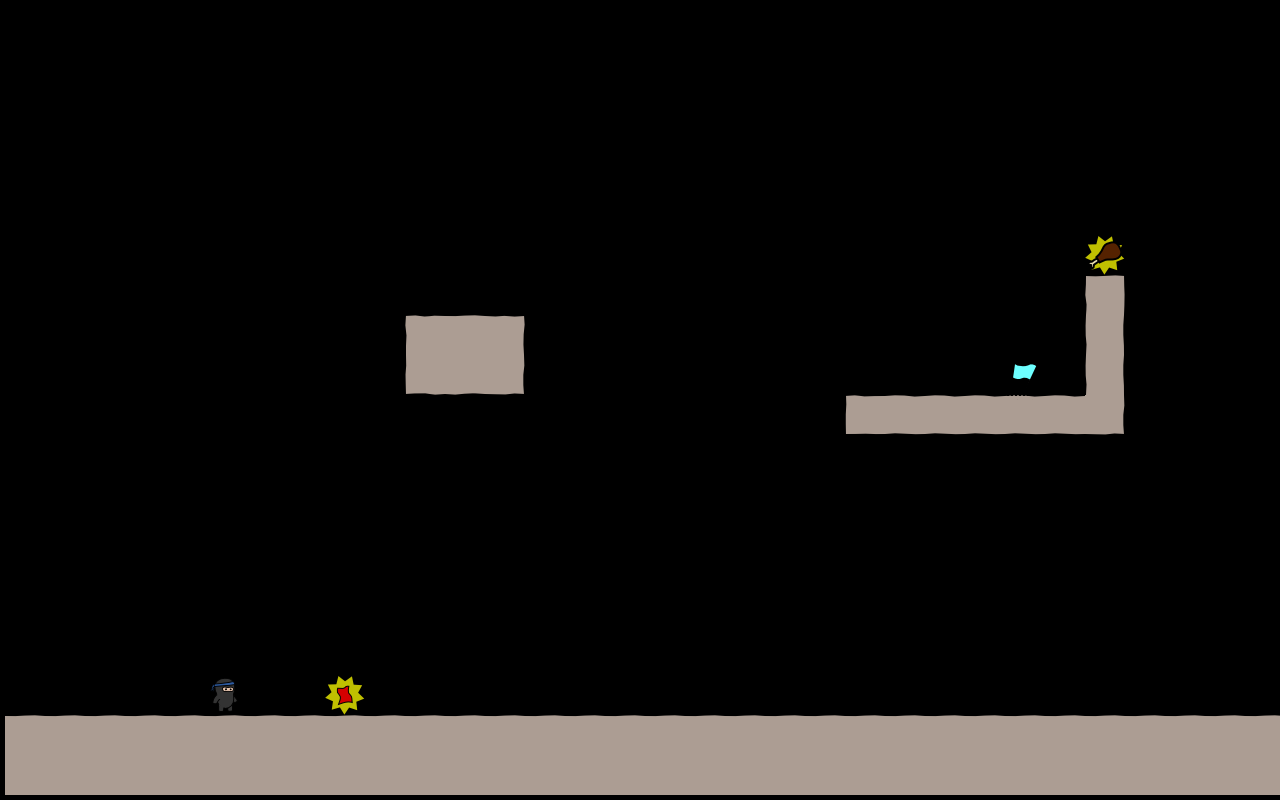

The image is a tile-based game level rendered from a .tmx file. Its description and complete source (layers, tilesets, objects, tile grids) follow:
An orthogonal 32x20 tile map with 40x40 px tiles, 4 tile layers (bg, walls, objects, fg), 3 tilesets.

<map version="1.0" orientation="orthogonal" width="32" height="20" tilewidth="40" tileheight="40">
 <tileset firstgid="1" name="world1" tilewidth="50" tileheight="50">
  <image source="world1.png" width="400" height="400" />
 </tileset>
 <tileset firstgid="65" name="objectpalette" tilewidth="50" tileheight="50">
  <image source="objectpalette.png" width="400" height="500" />
 </tileset>
 <tileset firstgid="145" name="background" tilewidth="40" tileheight="40">
  <image source="background1.png" width="320" height="600" />
 </tileset>
 <layer name="bg" width="32" height="20">
  <data encoding="csv">
0,0,0,0,0,0,0,0,0,0,0,0,0,0,0,0,0,0,0,0,0,0,0,0,0,0,0,0,0,0,0,0,
0,0,0,0,0,0,0,0,0,0,0,0,0,0,0,0,0,0,0,0,0,0,0,0,0,0,0,0,0,0,0,0,
0,0,0,0,0,0,0,0,0,0,0,0,0,0,0,0,0,0,0,0,0,0,0,0,0,0,0,0,0,0,0,0,
0,0,0,0,0,0,0,0,0,0,0,0,0,0,0,0,0,0,0,0,0,0,0,0,0,0,0,0,0,0,0,0,
0,0,0,0,0,0,0,0,0,0,0,0,0,0,0,0,0,0,0,0,0,0,0,0,0,0,0,0,0,0,0,0,
0,0,0,0,0,0,0,0,0,0,0,0,0,0,0,0,0,0,0,0,0,0,0,0,0,0,0,0,0,0,0,0,
0,0,0,0,0,0,0,0,0,0,0,0,0,0,0,0,0,0,0,0,0,0,0,0,0,0,0,0,0,0,0,0,
0,0,0,0,0,0,0,0,0,0,0,0,0,0,0,0,0,0,0,0,0,0,0,0,0,0,0,0,0,0,0,0,
0,0,0,0,0,0,0,0,0,0,0,0,0,0,0,0,0,0,0,0,0,0,0,0,0,0,0,0,0,0,0,0,
0,0,0,0,0,0,0,0,0,0,0,0,0,0,0,0,0,0,0,0,0,0,0,0,0,0,0,0,0,0,0,0,
0,0,0,0,0,0,0,0,0,0,0,0,0,0,0,0,0,0,0,0,0,0,0,0,0,0,0,0,0,0,0,0,
0,0,0,0,0,0,0,0,0,0,0,0,0,0,0,0,0,0,0,0,0,0,0,0,0,0,0,0,0,0,0,0,
0,0,0,0,0,0,0,0,0,0,0,0,0,0,0,0,0,0,0,0,0,0,0,0,0,0,0,0,0,0,0,0,
0,0,0,0,0,0,0,0,0,0,0,0,0,0,0,0,0,0,0,0,0,0,0,0,0,0,0,0,0,0,0,0,
0,0,0,0,0,0,0,0,0,0,0,0,0,0,0,0,0,0,0,0,0,0,0,0,0,0,0,0,0,0,0,0,
0,0,0,0,0,0,0,0,0,0,0,0,0,0,0,0,0,0,0,0,0,0,0,0,0,0,0,0,0,0,0,0,
0,0,0,0,0,0,0,0,0,0,0,0,0,0,0,0,0,0,0,0,0,0,0,0,0,0,0,0,0,0,0,0,
0,0,0,0,0,0,0,0,0,0,0,0,0,0,0,0,0,0,0,0,0,0,0,0,0,0,0,0,0,0,0,0,
0,0,0,0,0,0,0,0,0,0,0,0,0,0,0,0,0,0,0,0,0,0,0,0,0,0,0,0,0,0,0,0,
0,0,0,0,0,0,0,0,0,0,0,0,0,0,0,0,0,0,0,0,0,0,0,0,0,0,0,0,0,0,0,0
</data>
 </layer>
 <layer name="walls" width="32" height="20">
  <data encoding="csv">
0,0,0,0,0,0,0,0,0,0,0,0,0,0,0,0,0,0,0,0,0,0,0,0,0,0,0,0,0,0,0,0,
0,0,0,0,0,0,0,0,0,0,0,0,0,0,0,0,0,0,0,0,0,0,0,0,0,0,0,0,0,0,0,0,
0,0,0,0,0,0,0,0,0,0,0,0,0,0,0,0,0,0,0,0,0,0,0,0,0,0,0,0,0,0,0,0,
0,0,0,0,0,0,0,0,0,0,0,0,0,0,0,0,0,0,0,0,0,0,0,0,0,0,0,0,0,0,0,0,
0,0,0,0,0,0,0,0,0,0,0,0,0,0,0,0,0,0,0,0,0,0,0,0,0,0,0,0,0,0,0,0,
0,0,0,0,0,0,0,0,0,0,0,0,0,0,0,0,0,0,0,0,0,0,0,0,0,0,0,0,0,0,0,0,
0,0,0,0,0,0,0,0,0,0,0,0,0,0,0,0,0,0,0,0,0,0,0,0,0,0,0,0,0,0,0,0,
0,0,0,0,0,0,0,0,0,0,0,0,0,0,0,0,0,0,0,0,0,0,0,0,0,0,0,12,0,0,0,0,
0,0,0,0,0,0,0,0,0,0,9,10,11,0,0,0,0,0,0,0,0,0,0,0,0,0,0,20,0,0,0,0,
0,0,0,0,0,0,0,0,0,0,25,26,27,0,0,0,0,0,0,0,0,0,0,0,0,0,0,20,0,0,0,0,
0,0,0,0,0,0,0,0,0,0,0,0,0,0,0,0,0,0,0,0,0,1,2,2,2,2,2,27,0,0,0,0,
0,0,0,0,0,0,0,0,0,0,0,0,0,0,0,0,0,0,0,0,0,0,0,0,0,0,0,0,0,0,0,0,
0,0,0,0,0,0,0,0,0,0,0,0,0,0,0,0,0,0,0,0,0,0,0,0,0,0,0,0,0,0,0,0,
0,0,0,0,0,0,0,0,0,0,0,0,0,0,0,0,0,0,0,0,0,0,0,0,0,0,0,0,0,0,0,0,
0,0,0,0,0,0,0,0,0,0,0,0,0,0,0,0,0,0,0,0,0,0,0,0,0,0,0,0,0,0,0,0,
0,0,0,0,0,0,0,0,0,0,0,0,0,0,0,0,0,0,0,0,0,0,0,0,0,0,0,0,0,0,0,0,
0,0,0,0,0,0,0,0,0,0,0,0,0,0,0,0,0,0,0,0,0,0,0,0,0,0,0,0,0,0,0,0,
0,0,0,0,0,0,0,0,0,0,0,0,0,0,0,0,0,0,0,0,0,0,0,0,0,0,0,0,0,0,0,0,
10,10,10,10,10,10,10,10,10,10,10,10,10,10,10,10,10,10,10,10,10,10,10,10,10,10,10,10,10,10,10,10,
18,18,18,18,18,18,18,18,18,18,18,18,18,18,18,18,18,18,18,18,18,18,18,18,18,18,18,18,18,18,18,18
</data>
 </layer>
 <layer name="objects" width="32" height="20">
  <data encoding="csv">
0,0,0,0,0,0,0,0,0,0,0,0,0,0,0,0,0,0,0,0,0,0,0,0,0,0,0,0,0,0,0,0,
0,0,0,0,0,0,0,0,0,0,0,0,0,0,0,0,0,0,0,0,0,0,0,0,0,0,0,0,0,0,0,0,
0,0,0,0,0,0,0,0,0,0,0,0,0,0,0,0,0,0,0,0,0,0,0,0,0,0,0,0,0,0,0,0,
0,0,0,0,0,0,0,0,0,0,0,0,0,0,0,0,0,0,0,0,0,0,0,0,0,0,0,0,0,0,0,0,
0,0,0,0,0,0,0,0,0,0,0,0,0,0,0,0,0,0,0,0,0,0,0,0,0,0,0,0,0,0,0,0,
0,0,0,0,0,0,0,0,0,0,0,0,0,0,0,0,0,0,0,0,0,0,0,0,0,0,0,0,0,0,0,0,
0,0,0,0,0,0,0,0,0,0,0,0,0,0,0,0,0,0,0,0,0,0,0,0,0,0,0,78,0,0,0,0,
0,0,0,0,0,0,0,0,0,0,0,0,0,0,0,0,0,0,0,0,0,0,0,0,0,0,0,0,0,0,0,0,
0,0,0,0,0,0,0,0,0,0,0,0,0,0,0,0,0,0,0,0,0,0,0,0,0,0,0,0,0,0,0,0,
0,0,0,0,0,0,0,0,0,0,0,0,0,0,0,0,0,0,0,0,0,0,0,0,0,66,0,0,0,0,0,0,
0,0,0,0,0,0,0,0,0,0,0,0,0,0,0,0,0,0,0,0,0,0,0,0,0,0,0,0,0,0,0,0,
0,0,0,0,0,0,0,0,0,0,0,0,0,0,0,0,0,0,0,0,0,0,0,0,0,0,0,0,0,0,0,0,
0,0,0,0,0,0,0,0,0,0,0,0,0,0,0,0,0,0,0,0,0,0,0,0,0,0,0,0,0,0,0,0,
0,0,0,0,0,0,0,0,0,0,0,0,0,0,0,0,0,0,0,0,0,0,0,0,0,0,0,0,0,0,0,0,
0,0,0,0,0,0,0,0,0,0,0,0,0,0,0,0,0,0,0,0,0,0,0,0,0,0,0,0,0,0,0,0,
0,0,0,0,0,0,0,0,0,0,0,0,0,0,0,0,0,0,0,0,0,0,0,0,0,0,0,0,0,0,0,0,
0,0,0,0,0,0,0,0,0,0,0,0,0,0,0,0,0,0,0,0,0,0,0,0,0,0,0,0,0,0,0,0,
0,0,0,0,0,65,0,0,69,0,0,0,0,0,0,0,0,0,0,0,0,0,0,0,0,0,0,0,0,0,0,0,
0,0,0,0,0,0,0,0,0,0,0,0,0,0,0,0,0,0,0,0,0,0,0,0,0,0,0,0,0,0,0,0,
0,0,0,0,0,0,0,0,0,0,0,0,0,0,0,0,0,0,0,0,0,0,0,0,0,0,0,0,0,0,0,0
</data>
 </layer>
 <layer name="fg" width="32" height="20">
  <data encoding="csv">
0,0,0,0,0,0,0,0,0,0,0,0,0,0,0,0,0,0,0,0,0,0,0,0,0,0,0,0,0,0,0,0,
0,0,0,0,0,0,0,0,0,0,0,0,0,0,0,0,0,0,0,0,0,0,0,0,0,0,0,0,0,0,0,0,
0,0,0,0,0,0,0,0,0,0,0,0,0,0,0,0,0,0,0,0,0,0,0,0,0,0,0,0,0,0,0,0,
0,0,0,0,0,0,0,0,0,0,0,0,0,0,0,0,0,0,0,0,0,0,0,0,0,0,0,0,0,0,0,0,
0,0,0,0,0,0,0,0,0,0,0,0,0,0,0,0,0,0,0,0,0,0,0,0,0,0,0,0,0,0,0,0,
0,0,0,0,0,0,0,0,0,0,0,0,0,0,0,0,0,0,0,0,0,0,0,0,0,0,0,0,0,0,0,0,
0,0,0,0,0,0,0,0,0,0,0,0,0,0,0,0,0,0,0,0,0,0,0,0,0,0,0,0,0,0,0,0,
0,0,0,0,0,0,0,0,0,0,0,0,0,0,0,0,0,0,0,0,0,0,0,0,0,0,0,0,0,0,0,0,
0,0,0,0,0,0,0,0,0,0,0,0,0,0,0,0,0,0,0,0,0,0,0,0,0,0,0,0,0,0,0,0,
0,0,0,0,0,0,0,0,0,0,0,0,0,0,0,0,0,0,0,0,0,0,0,0,0,0,0,0,0,0,0,0,
0,0,0,0,0,0,0,0,0,0,0,0,0,0,0,0,0,0,0,0,0,0,0,0,0,0,0,0,0,0,0,0,
0,0,0,0,0,0,0,0,0,0,0,0,0,0,0,0,0,0,0,0,0,0,0,0,0,0,0,0,0,0,0,0,
0,0,0,0,0,0,0,0,0,0,0,0,0,0,0,0,0,0,0,0,0,0,0,0,0,0,0,0,0,0,0,0,
0,0,0,0,0,0,0,0,0,0,0,0,0,0,0,0,0,0,0,0,0,0,0,0,0,0,0,0,0,0,0,0,
0,0,0,0,0,0,0,0,0,0,0,0,0,0,0,0,0,0,0,0,0,0,0,0,0,0,0,0,0,0,0,0,
0,0,0,0,0,0,0,0,0,0,0,0,0,0,0,0,0,0,0,0,0,0,0,0,0,0,0,0,0,0,0,0,
0,0,0,0,0,0,0,0,0,0,0,0,0,0,0,0,0,0,0,0,0,0,0,0,0,0,0,0,0,0,0,0,
0,0,0,0,0,0,0,0,0,0,0,0,0,0,0,0,0,0,0,0,0,0,0,0,0,0,0,0,0,0,0,0,
0,0,0,0,0,0,0,0,0,0,0,0,0,0,0,0,0,0,0,0,0,0,0,0,0,0,0,0,0,0,0,0,
0,0,0,0,0,0,0,0,0,0,0,0,0,0,0,0,0,0,0,0,0,0,0,0,0,0,0,0,0,0,0,0
</data>
 </layer>
</map>
